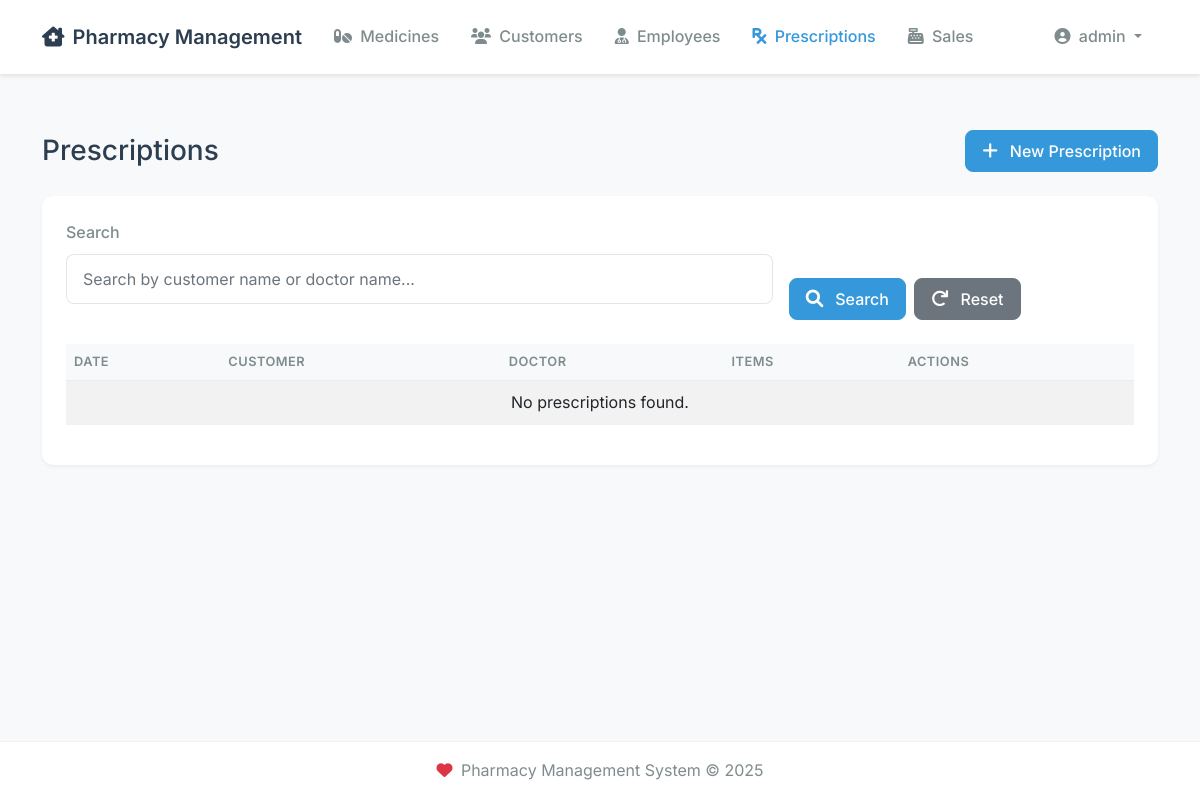
Before: /prescriptions (signed in) with the older database file.
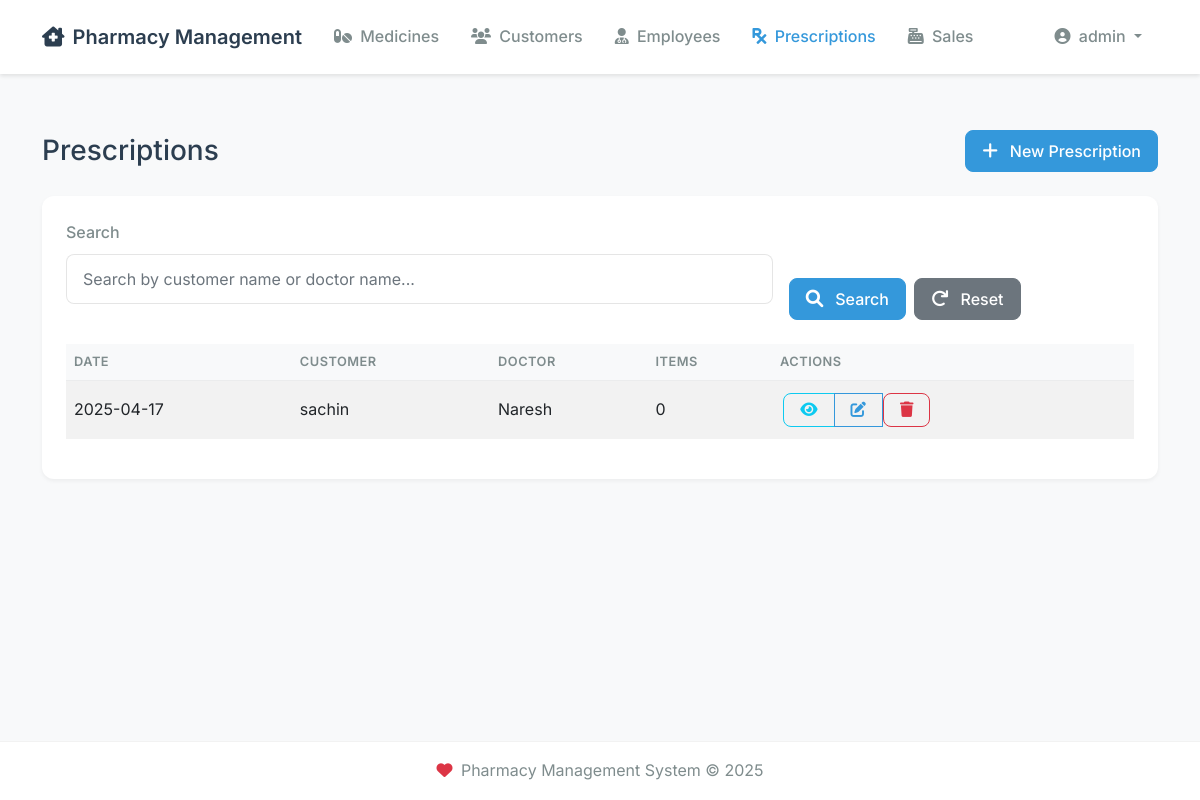
After: the same page with the newer database file.
### models.py (models this page shows, shortened)
class Prescription(db.Model):
    __tablename__ = 'prescription'
    id = db.Column(db.Integer, primary_key=True)
    customer_id = db.Column(db.Integer, db.ForeignKey('customer.id'), nullable=False)
    doctor_name = db.Column(db.String(100), nullable=False)
    prescription_date = db.Column(db.Date, nullable=False, default=date.today)
    notes = db.Column(db.Text)
    created_at = db.Column(db.DateTime, nullable=False, default=datetime.utcnow)
    updated_at = db.Column(db.DateTime, nullable=False, default=datetime.utcnow, onupdate=datetime.utcnow)
    __table_args__ = (
        db.Index('idx_prescription_date', 'prescription_date'),
        db.Index('idx_prescription_doctor', 'doctor_name'),
    )
    items = db.relationship('PrescriptionItem', back_populates='prescription')
    customer = db.relationship('Customer', back_populates='prescriptions')

class Customer(db.Model):
    __tablename__ = 'customer'
    id = db.Column(db.Integer, primary_key=True)
    name = db.Column(db.String(100), nullable=False)
    email = db.Column(db.String(120), unique=True, nullable=False)
    phone = db.Column(db.String(20), nullable=False)
    address = db.Column(db.Text, nullable=False)
    created_at = db.Column(db.DateTime, nullable=False, default=datetime.utcnow)
    updated_at = db.Column(db.DateTime, nullable=False, default=datetime.utcnow, onupdate=datetime.utcnow)
    __table_args__ = (
        db.Index('idx_customer_name', 'name'),
        db.Index('idx_customer_phone', 'phone'),
    )
    sales = db.relationship('Sale', back_populates='customer', lazy='dynamic')
    prescriptions = db.relationship('Prescription', back_populates='customer', lazy='dynamic')

### routes/main.py (the view, shortened to what this page needs)
@main.route('/prescriptions')
@login_required
def prescriptions():
    page = request.args.get('page', 1, type=int)
    search = request.args.get('search', '')
    query = Prescription.query
    prescriptions = query.order_by(desc(Prescription.prescription_date)).paginate(
        page=page, per_page=10, error_out=False
    )
    return render_template('prescriptions.html', prescriptions=prescriptions, search=search)

### extensions.py (called while the page is built)
@login_manager.user_loader
def load_user(user_id):
    from models import User  # Import here to avoid circular imports
    return User.query.get(int(user_id))

### templates/prescriptions.html (shortened to what this page needs)
{% extends "base.html" %}
{% from "macros.html" import render_pagination %}
{% block content %}
<div class="d-flex justify-content-between align-items-center mb-4">
    <h1 class="h3 mb-0">Prescriptions</h1>
    <a href="{{ url_for('main.new_prescription') }}" class="btn btn-primary">
        <i class="fas fa-plus me-1"></i> New Prescription
    </a>
</div>
<div class="card">
    <div class="card-body">
        <form method="GET" class="row g-3 mb-4">
            <div class="col-md-8">
                <div class="form-group">
                    <label class="form-label">Search</label>
                    <input type="text" name="search" class="form-control" value="{{ search }}"
                           placeholder="Search by customer name or doctor name...">
                </div>
            </div>
            <div class="col-md-4 d-flex align-items-end">
                <button type="submit" class="btn btn-primary me-2">
                    <i class="fas fa-search me-1"></i> Search
                </button>
                <a href="{{ url_for('main.prescriptions') }}" class="btn btn-secondary">
                    <i class="fas fa-redo me-1"></i> Reset
                </a>
            </div>
        </form>
        <div class="table-responsive">
            <table class="table table-striped table-hover">
                <thead>
                    <tr>
                        <th>Date</th>
                        <th>Customer</th>
                        <th>Doctor</th>
                        <th>Items</th>
                        <th>Actions</th>
                    </tr>
                </thead>
                <tbody>
                    {% for prescription in prescriptions.items %}
                    <tr>
                        <td>{{ prescription.prescription_date.strftime('%Y-%m-%d') }}</td>
                        <td>{{ prescription.customer.name }}</td>
                        <td>{{ prescription.doctor_name }}</td>
                        <td>{{ prescription.items|length }}</td>
                        <td>
                            <div class="btn-group" role="group">
                                <a href="{{ url_for('main.view_prescription', id=prescription.id) }}"
                                   class="btn btn-sm btn-outline-info">
                                    <i class="fas fa-eye"></i>
                                </a>
                                <a href="{{ url_for('main.edit_prescription', id=prescription.id) }}"
                                   class="btn btn-sm btn-outline-primary">
                                    <i class="fas fa-edit"></i>
                                </a>
                                <form action="{{ url_for('main.delete_prescription', id=prescription.id) }}"
                                      method="POST" class="d-inline"
                                      onsubmit="return confirm('Are you sure you want to delete this prescription?');">
                                    <button type="submit" class="btn btn-sm btn-outline-danger">
                                        <i class="fas fa-trash"></i>
                                    </button>
                                </form>
                            </div>
                        </td>
                    </tr>
                    {% else %}
                    <tr>
                        <td colspan="5" class="text-center">No prescriptions found.</td>
                    </tr>
                    {% endfor %}
                </tbody>
            </table>
        </div>
    </div>
</div>
{% endblock %}

Changed rows visible on the page:
added Prescription: prescription_date "2025-04-17", customer.name "sachin", doctor_name "Naresh", items|length "0"
Other visible differences:
text no longer shown: "No prescriptions found."
